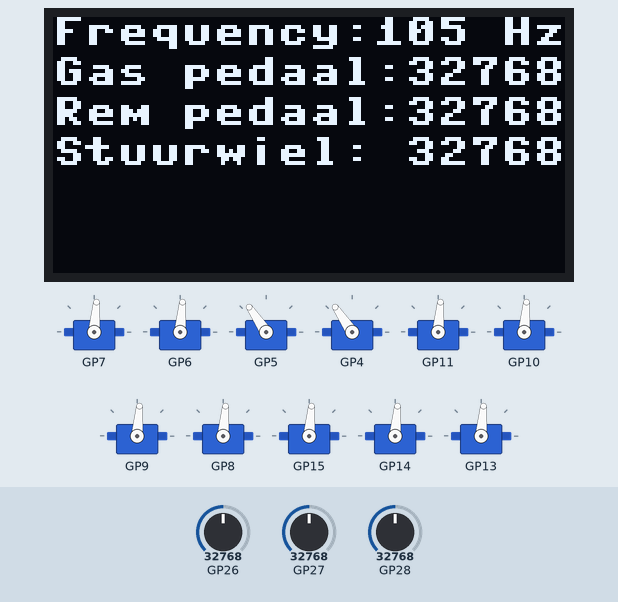
Simulated run of this program. Board: Raspberry Pi Pico running MicroPython. On the bench: 128×64 one-colour display, 11 × servo. Inputs (shaded band) come from the test bench; at power-on: GP28 = 32768, GP26 = 32768, GP27 = 32768 (analog values on the 0–65535 scale). Servo angles are drawn from the pulse width (0.5 ms = 0°, 2.5 ms = 180°); library files of the repository ran but are not shown: __init__.py, __init__.py, __init__.py, ssd1306.py; what the program prints to the serial console is not drawn.

Above: at 1.2 s.
1.3 s: GP28 set to 0
At 1.8 s:
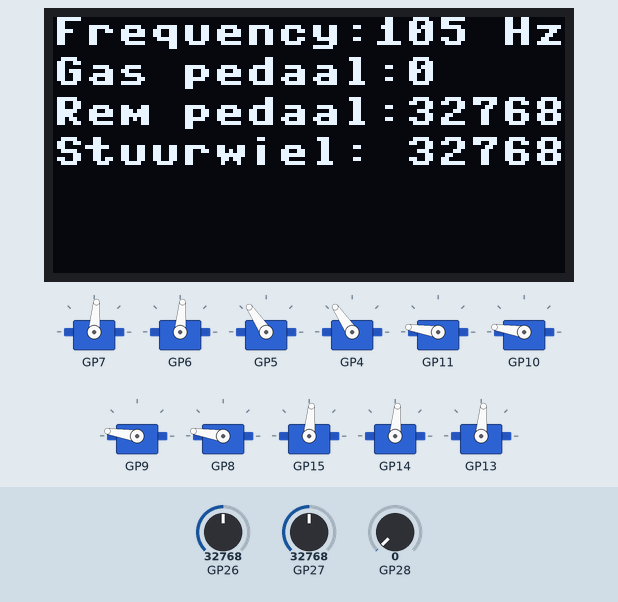
4.3 s: GP26 set to 45874
At 4.6 s:
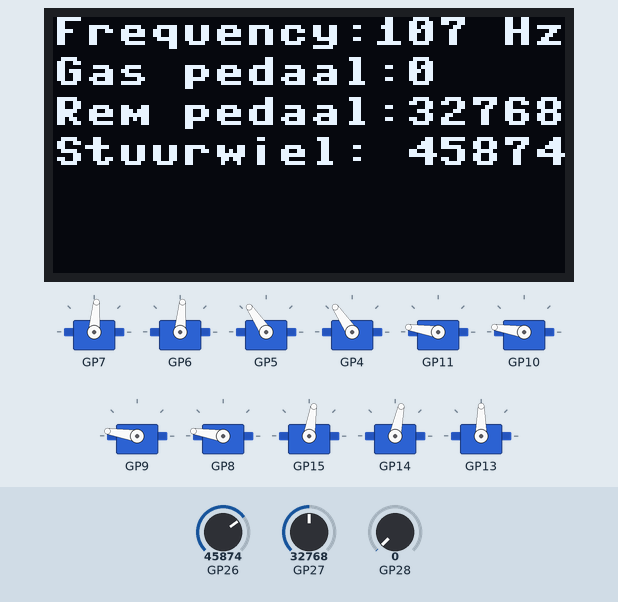
7.3 s: GP26 set to 0
At 7.9 s:
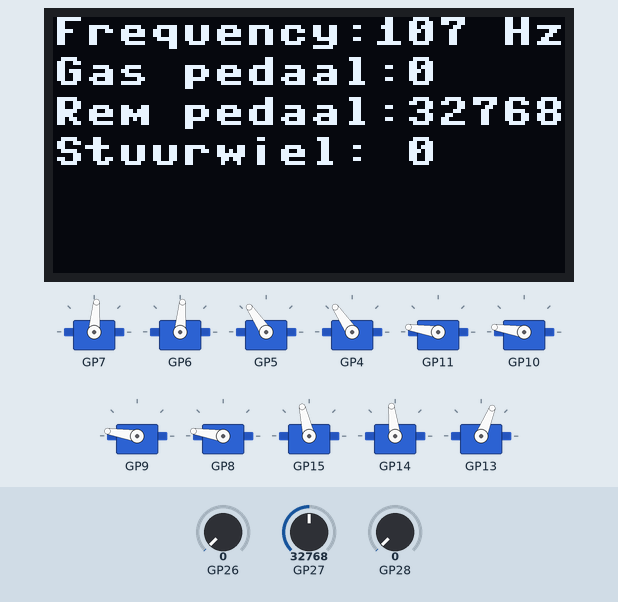
10.3 s: GP27 set to 0
At 12.3 s:
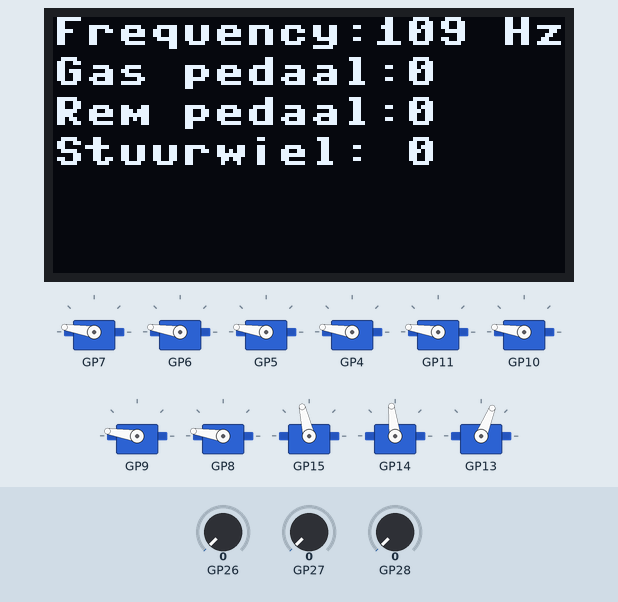
Timing chart, 0 to 13.8 s (numbered marks = the images above; inputs shaded):
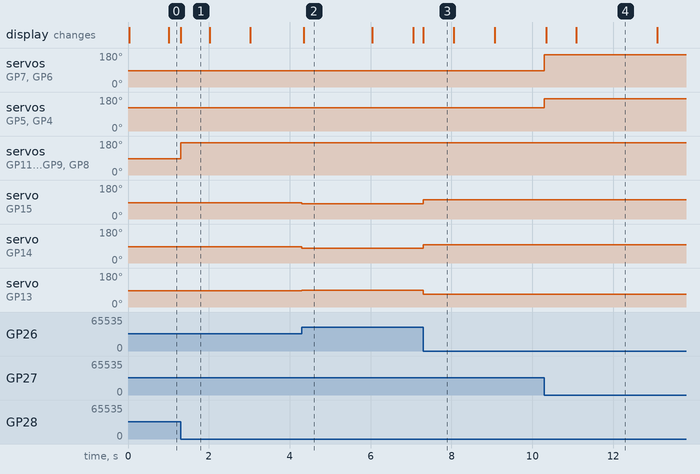

The program:

main.py
```python
from modules import DashboardModule, FrequencyModule, SteeringModule, DrivetrainModule, BrakingModule
from components import POTMeter


def main():
    display_mode = 1

    frequency = FrequencyModule()

    gas_pedal = POTMeter("Gas pedaal", 28)
    brake_pedal = POTMeter("Rem pedaal", 27)
    steering_wheel = POTMeter("Stuurwiel", 26)

    braking_module = BrakingModule(7, 6, 5, 4, brake_pedal)
    drivetrain_module = DrivetrainModule(11, 10, 9, 8, gas_pedal)
    steering_module = SteeringModule(15, 14, 13, 12, steering_wheel)
    dashboard = DashboardModule(frequency, gas_pedal, brake_pedal, steering_wheel, steering_module, drivetrain_module, braking_module, display_mode)

    modules = [
        frequency,
        gas_pedal,
        brake_pedal,
        steering_wheel,
        braking_module,
        drivetrain_module,
        steering_module,
        dashboard
    ]

    while True:
        for module in modules:
            module.update()


if __name__ == '__main__':
    main()
```

module.py
```python
class Module:
    # update method is run repeatedly
    def update(self):
        raise NotImplementedError("update method not implemented")
```

dashboard_module.py
```python
from .module import Module
from components.display import Display
from modules.frequency_module import FrequencyModule
from modules.steering_module import SteeringModule
from modules.drivetrain_module import DrivetrainModule
from modules.braking_module import BrakingModule


class DashboardModule(Module):

    def __init__(self, frequency: FrequencyModule, gas_pedal, brake_pedal, steering_wheel, steering_module: SteeringModule, drivetrain_module: DrivetrainModule, braking_module: BrakingModule, display_mode: int):
        self.display = Display(line_height=10)
        self.frequency = frequency
        self.gas_pedal = gas_pedal
        self.brake_pedal = brake_pedal
        self.steering_wheel = steering_wheel
        self.steering_module = steering_module
        self.drivetrain_module = drivetrain_module
        self.braking_module = braking_module
        self.display_mode = display_mode

    def update(self):
        self.display.clear()
        if self.display_mode == 1:
            self.display.text(f"Frequency:{self.frequency.frequency} Hz\nGas pedaal:{self.gas_pedal.value}\nRem pedaal:{self.brake_pedal.value}\nStuurwiel: {self.steering_wheel.value}\n\n")
        elif self.display_mode == 2:
            self.display.text(f"Frequency:{self.frequency.frequency} Hz\nLV hoek:{self.steering_module.lv_steering_angle() - 90}\nRV hoek:{self.steering_module.rv_steering_angle() - 90}\nLA hoek:{self.steering_module.la_steering_angle() - 90}\nRA hoek:{self.steering_module.ra_steering_angle() - 90}\n")
        elif self.display_mode == 3:
            self.display.text(f"Frequency:{self.frequency.frequency} Hz\nFront power:{round(self.drivetrain_module.front_power/180*100)}%\nRear power:{round(self.drivetrain_module.rear_power/180*100)}%")
        elif self.display_mode == 4:
            self.display.text(f"Frequency:{self.frequency.frequency} Hz\nRem voor:{round(self.braking_module.front_brake/180*100)}%\nRem achter:{round(self.braking_module.rear_brake/180*100)}%")

        self.display.show()
```

frequency_module.py
```python
from .module import Module
from time import ticks_us, ticks_diff


class FrequencyModule(Module):

    def __init__(self):
        self.counter = 0
        self.previous = ticks_us()
        self.frequency = 0

    def update(self):
        self.counter += 1
        current = ticks_us()
        if ticks_diff(current, self.previous) > 1000000:
            self.previous = current
            self.frequency = self.counter
            self.counter = 0
```

braking_module.py
```python
from .module import Module
from components.pot_meter import POTMeter
from libraries import Servo


class BrakingModule(Module):
    def __init__(self, lv_pin_name: int, rv_pin_name: int, la_pin_name: int, ra_pin_name: int, pot_meter: POTMeter):
        self._lv_pin = Servo(pin=lv_pin_name)
        self._rv_pin = Servo(pin=rv_pin_name)
        self._la_pin = Servo(pin=la_pin_name)
        self._ra_pin = Servo(pin=ra_pin_name)
        self._pot_meter = pot_meter

        self._front_balance = 0.645
        self._rear_balance = 1 - self._front_balance

        self.front_brake = None
        self.rear_brake = None

    def front_brake_factor(self):
        if self._front_balance < 0.5:
            factor = self._front_balance / self._rear_balance
        else:
            factor = 1
        return factor

    def rear_brake_factor(self):
        if self._rear_balance < 0.5:
            factor = self._rear_balance / self._front_balance
        else:
            factor = 1
        return factor

    def update(self):
        value = self._pot_meter.value
        self.front_brake = self.front_brake_factor() * value / 65536 * 180
        self.rear_brake = self.rear_brake_factor() * value / 65536 * 180

        self._lv_pin.move(180 - self.front_brake)
        self._rv_pin.move(180 - self.front_brake)
        self._la_pin.move(180 - self.rear_brake)
        self._ra_pin.move(180 - self.rear_brake)
```

steering_module.py
```python
from .module import Module
from components.pot_meter import POTMeter
from libraries import Servo


class SteeringModule(Module):
    def __init__(self, lv_pin_name: int, rv_pin_name: int, la_pin_name: int, ra_pin_name: int, pot_meter: POTMeter):
        self._lv_pin = Servo(pin=lv_pin_name)
        self._rv_pin = Servo(pin=rv_pin_name)
        self._la_pin = Servo(pin=la_pin_name)
        self._ra_pin = Servo(pin=ra_pin_name)
        self._pot_meter = pot_meter

        self._multiplication_factor = 1

    def lv_steering_angle(self):
        value = self._pot_meter.value
        if value < 32767:
            max_angle = -18.43 * 2
        else:
            max_angle = -12.53 * 2
        lv_angle = (value-32768)/65536 * max_angle * self._multiplication_factor + 90
        return lv_angle

    def rv_steering_angle(self):
        value = self._pot_meter.value
        if value > 32767:
            max_angle = -18.43 * 2
        else:
            max_angle = -12.53 * 2
        rv_angle = (value-32768)/65536 * max_angle * self._multiplication_factor + 90
        return rv_angle

    def la_steering_angle(self):
        value = self._pot_meter.value
        if value < 32767:
            max_angle = 18.43 * 2
        else:
            max_angle = 12.53 * 2
        la_angle = (value-32768)/65536 * max_angle * self._multiplication_factor + 90
        return la_angle

    def ra_steering_angle(self):
        value = self._pot_meter.value
        if value > 32767:
            max_angle = 18.43 * 2
        else:
            max_angle = 12.53 * 2
        ra_angle = (value-32768)/65536 * max_angle * self._multiplication_factor + 90
        return ra_angle

    def update(self):
        lv_angle = self.lv_steering_angle()
        rv_angle = self.rv_steering_angle()
        la_angle = self.la_steering_angle()
        ra_angle = self.ra_steering_angle()

        self._lv_pin.move(lv_angle)
        self._rv_pin.move(rv_angle)
        self._la_pin.move(la_angle)
        self._ra_pin.move(ra_angle)
```

drivetrain_module.py
```python
from .module import Module
from components.pot_meter import POTMeter
from libraries import Servo


class DrivetrainModule(Module):
    def __init__(self, lv_pin_name: int, rv_pin_name: int, la_pin_name: int, ra_pin_name: int, pot_meter: POTMeter):
        self._lv_pin = Servo(pin=lv_pin_name)
        self._rv_pin = Servo(pin=rv_pin_name)
        self._la_pin = Servo(pin=la_pin_name)
        self._ra_pin = Servo(pin=ra_pin_name)
        self._pot_meter = pot_meter

        self._front_balance = 0.5
        self._rear_balance = 1 - self._front_balance

        self.front_power = None
        self.rear_power = None

    def front_power_factor(self):
        if self._front_balance < 0.5:
            factor = self._front_balance / self._rear_balance
        else:
            factor = 1
        return factor

    def rear_power_factor(self):
        if self._rear_balance < 0.5:
            factor = self._rear_balance / self._front_balance
        else:
            factor = 1
        return factor

    def update(self):
        value = self._pot_meter.value
        self.front_power = self.front_power_factor() * value / 65536 * 180
        self.rear_power = self.rear_power_factor() * value / 65536 * 180

        self._lv_pin.move(180-self.front_power)
        self._rv_pin.move(180-self.front_power)
        self._la_pin.move(180-self.rear_power)
        self._ra_pin.move(180-self.rear_power)
```

pot_meter.py
```python
from modules.module import Module
from machine import Pin, ADC
from time import ticks_us


class POTMeter(Module):

    # declare class variables
    value: int

    def __init__(self, name: str, pot_pin_name: int):
        print("POTMeter loading.")

        self._name = name

        # alle 3 typen variabele hier,
        # geen self -> deze method alleen
        # wel self. en _ is alleen deze class, ook andere methods
        # wel self. zonder _ is variabele die ook naar andere classes gaat
        pot_pin = Pin(pot_pin_name, Pin.IN)  # set pot_pin modus to input
        self._adc = ADC(pot_pin)  # create ADC instance for this pin
        self.value = self._adc.read_u16()  # read voltage of pin using ADC

        print("POTMeter loaded.")

        # time keeping
        self._previous_time = ticks_us()  # store current time
        # self._var_name _ indicates var is only used here, must be self. variable

    def __str__(self):
        return f"POTMeter(name = {self._name}, value = {self.value})"

    def update(self):
        self.value = self._adc.read_u16()
```

display.py
```python
from machine import Pin, SPI
from libraries.ssd1306 import SSD1306_SPI

# https://www.reichelt.nl/nl/nl/developer-boards-display-oled-1-3-128x64-pixel-ssd1306-1--debo-oled-1-3-p235524.html?r=1
# chrome-extension://efaidnbmnnnibpcajpcglclefindmkaj/https://cdn-reichelt.de/documents/datenblatt/X200/MONOCHROME-OLED-BREAKOUTS.pdf


class Display:

    def __init__(self, line_height: int = 8):
        self.display = SSD1306_SPI(128, 64, SPI(0), Pin(17), Pin(20), Pin(16))
        self.line_height = line_height

    def clear(self):
        self.display.fill(0)

    def text(self, text: str, x: int = 0, y: int = 0):
        for index, line in enumerate(text.split('\n')):
            self.display.text(line, x, y + index * self.line_height, 1)

    def box(self):
        pass

    def show(self):
        self.display.show()

# pins:
# Pico => Oled
# Ground => Gnd
# 3V3 OUT => Vin
# RX => CS
# GP# => Rst
# CSn => DC/SA0
# Sck => Clk
# TX => Data
```

Measured:
- after the input at 1.3 s, servo on GP11, servo on GP10, servo on GP9, servo on GP8: 85° → 171° at once; the display: changes at once (image 1)
- after the input at 4.3 s, servo on GP15: 85° → 81° at once; servo on GP14: 85° → 78° at once; servo on GP13: 85° → 90° at once; the display: changes at once (image 2)
- after the input at 7.3 s, servo on GP15: 81° → 103° at once; servo on GP14: 78° → 97° at once; servo on GP13: 90° → 68° at once; the display: changes at once (image 3)
- after the input at 10.3 s, servo on GP7, servo on GP6: 85° → 171° at once; servo on GP5, servo on GP4: 124° → 171° at once; the display: first changes at once (image 4 shows a later state)
- what the display in image 1 shows lasts 0.7 s, from 1.3 s to 2.0 s
- what the display in image 2 shows lasts 1.7 s, from 4.3 s to 6.0 s
- what the display in image 3 shows lasts 0.8 s, from 7.3 s to 8.1 s
